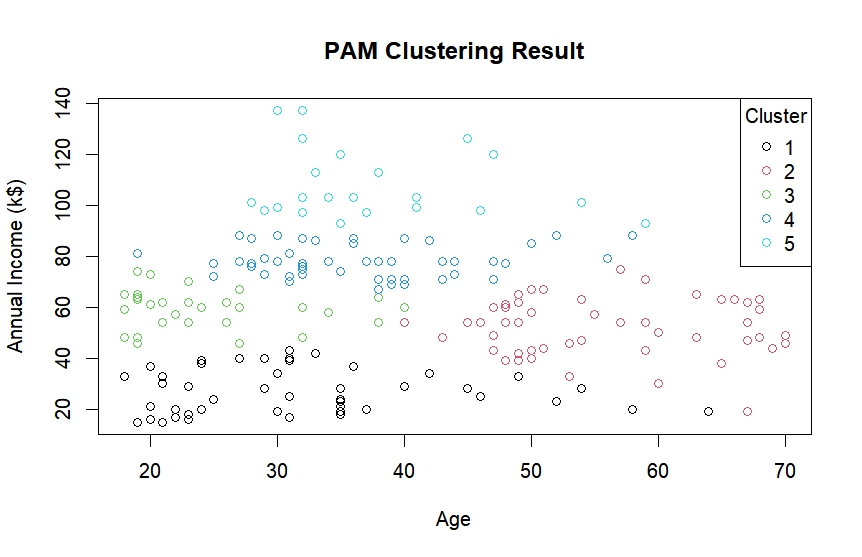

Write R code to recreate this figure.
# Load necessary package
library(cluster)

# Set the working directory to where the data file is located
setwd("C:/Users/sriva/OneDrive/Desktop")

# Read the data from the CSV file
df <- read.csv("Mall_Customers.csv")

# Convert categorical variables to numeric
df$Genre <- as.numeric(factor(df$Genre))

# Perform PAM clustering
pam_result <- pam(df[,2:5], k = 5)  # Change 'k' to the number of clusters you want

# Print the clustering result
print(pam_result)

# Perform PAM clustering
pam_result <- pam(df[, c("Age", "Annual.Income..k..")], k = 5)  # Change 'k' to the number of clusters you want

# Add the cluster assignments to your data frame
df$cluster <- pam_result$clustering

# Plot the data points with different colors for each cluster
plot(df$Age, df$Annual.Income..k.., col = df$cluster, 
     xlab = "Age", ylab = "Annual Income (k$)",
     main = "PAM Clustering Result")

# Add legend
legend("topright", legend = unique(df$cluster), col = unique(df$cluster), pch = 1, title = "Cluster")
